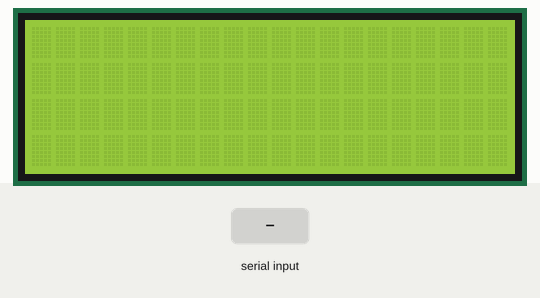
The sketch below on a simulated Arduino Nano, built with avr-gcc and run on an emulated ATmega328P. On the bench: 20×4 character LCD. The inputs (shaded band) are chosen by the test bench.

Above: at 1.2 s.
1.3 s: "1" received over Serial
2.9 s: "0" received over Serial
At 4.2 s:
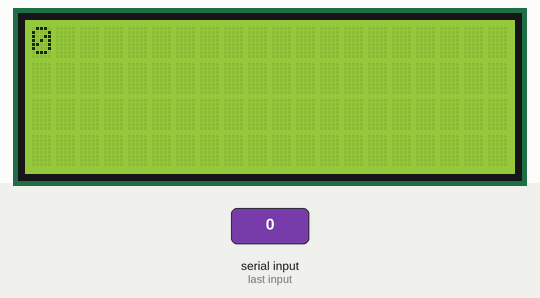
4.5 s: "2" received over Serial
Timing chart, 0 to 7.5 s (numbered marks = the images above; inputs shaded):
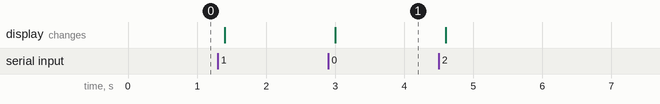

Measured:
- after the input at 2.9 s, the display: changes after 0.10 s (image 1)

The sketch:

SerialDisplay.ino
```cpp
/*
 * Displays text sent over the serial port (e.g. from the Serial Monitor) on
 * an attached LCD.
 */
#include <Wire.h>
#include <LiquidCrystal_I2C.h>

#define BACKLIGHT_PIN     13

//LiquidCrystal_I2C lcd(0x27);  // set the LCD address to 0x38
LiquidCrystal_I2C lcd(0x27, 2, 1, 0, 4, 5, 6, 7, 3, POSITIVE);  // Set the LCD I2C address
void setup()
{
//  pinMode ( BACKLIGHT_PIN, OUTPUT );
  lcd.begin (20,4);
//  digitalWrite ( BACKLIGHT_PIN, HIGH );
  lcd.backlight();
  Serial.begin(57600);
}

void loop()
{
  // when characters arrive over the serial port...
  if (Serial.available())
  {
    // wait a bit for the entire message to arrive
    delay(100);
    // clear the screen
    lcd.clear();
    // read all the available characters
    while (Serial.available() > 0)
    {
      // display each character to the LCD
      lcd.write(Serial.read());
    }
  }
}
```
